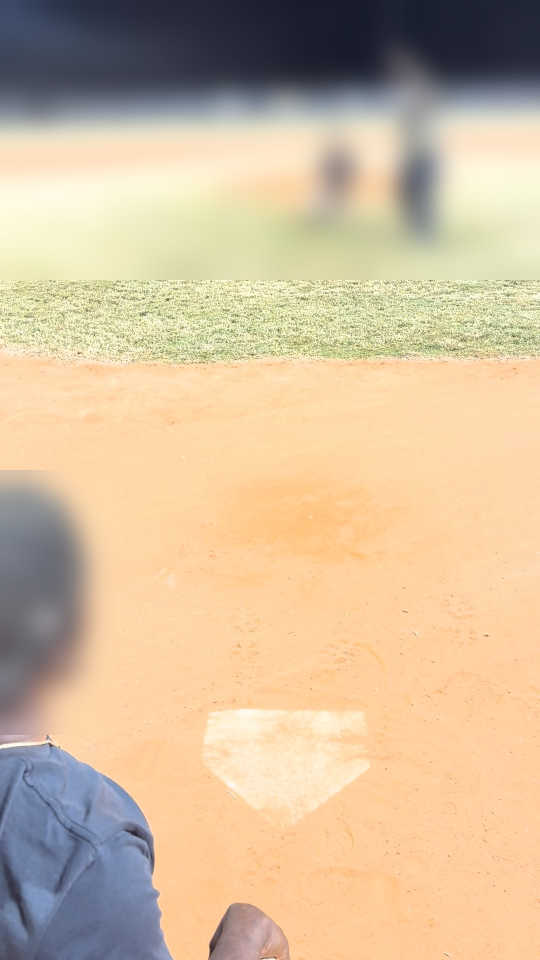
#> input picture tests_py/fixtures/practice/IMG_0749_raw_290.jpg, 1080 x 1920 px (shown at 1/2 size)
$ python -i plate.py   (imports and definitions only)
#> lines starting #> are read from the running program, lines starting #| are printed output that depends on the picture; after the words box and inside, x2 and y2 are one past the last pixel; in counts of white or black regions, pixels touching at a corner belong together
#> further down, picture is the input picture: shape (1920, 1080, 3); mean B, G, R 157.4, 187.6, 210.7
"""Optional home-plate detection from its outline, for frames where it is visible.

The plate is found by RELATIVE contrast: pixels clearly brighter and less colorful
than the surrounding dirt (CIE Lab, against a large local median). Absolute
"white" thresholds fail on real fields: a dirty plate under lights, and HDR video,
can make plate and dirt overlap in absolute color while the local contrast
remains (measured on iPhone HDR practice footage: plate +13..+32 lightness and
-7..-12 chroma relative to nearby dirt).

Heuristic and NOT validated under game conditions. The catcher hides the plate
for most of a pitch, so this can anchor a pose between pitches but cannot carry
it through one; poses must pass PlateTracker.accept like any other source.
"""
from __future__ import annotations
import cv2
import numpy as np
from .registration import fit_pose
from .zone import PLATE_XZ

WORLD = np.array([[x,0,z] for x,z in PLATE_XZ],dtype=np.float64)
# Tuned on 1920 px frames; every pixel size below scales with the frame.
REFERENCE_PX = 1920


def _odd(n:float) -> int:
    n=max(3,int(round(n)))
    return n if n%2 else n+1


def plate_mask(frame,*,min_score=16.0,max_extra_chroma=3.0,ref_px=None):
    """Mask of pixels that are lighter and less colorful than their local background.

    score = (lightness - background) - (chroma - background), in 8-bit Lab units,
    must exceed ``min_score``; chroma may not exceed the background's by more than
    ``max_extra_chroma``. A combined score (rather than requiring LOWER chroma)
    keeps a white plate detectable on neutral gray mats or turf, where there is no
    chroma contrast, while bright-but-dirt-colored patches still score low.

    ``ref_px`` is the long side of the full frame; pass it when ``frame`` is a
    crop so the neighborhood sizes match the original image.
    """
#> called with min_score = 16, max_extra_chroma = 3
    h,w=frame.shape[:2]
#> h = 1920; w = 1080
    k=(ref_px or max(h,w))/REFERENCE_PX
#> k = 1
    lab=cv2.cvtColor(frame,cv2.COLOR_BGR2LAB)
#> lab: shape (1920, 1080, 3); mean of channels 0, 1, 2 195.8, 132.2, 145.7
    L=lab[...,0]
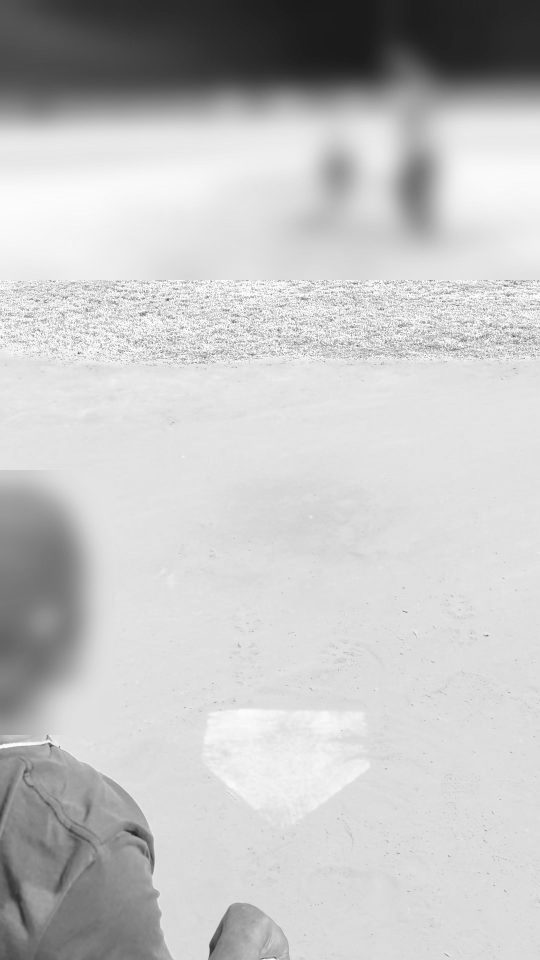
#> L: shape (1920, 1080) (shown at 1/2 size); min 25, max 255, mean 195.8
    chroma=np.clip(np.hypot(lab[...,1].astype(np.float32)-128,lab[...,2].astype(np.float32)-128),0,255).astype(np.uint8)
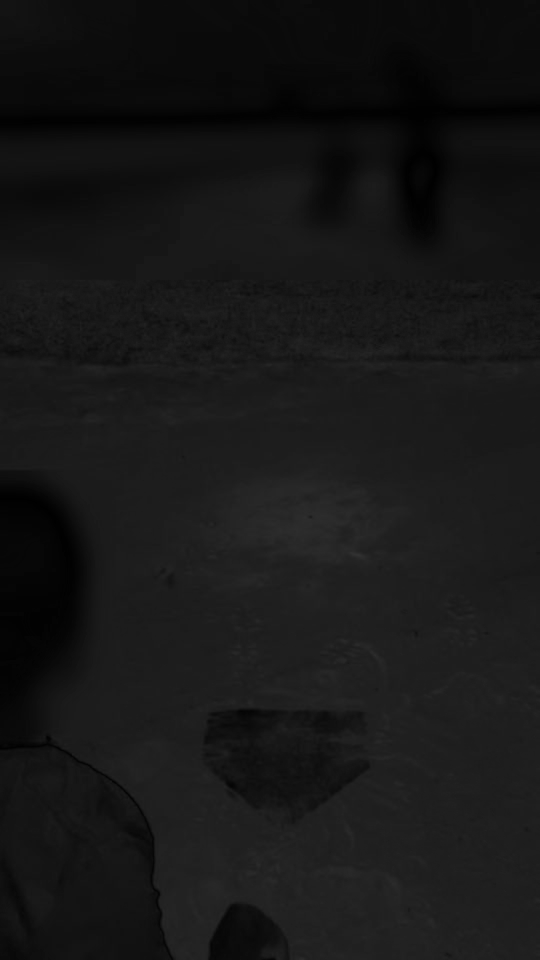
#> chroma: shape (1920, 1080) (shown at 1/2 size); min 0, max 50, mean 23.1
    # Background: median over a neighborhood several plate-widths across,
    # computed at quarter resolution for speed.
    small=(max(1,w//4),max(1,h//4))
#> small = (270, 480)
    kernel=_odd(101*k)
#> kernel = 101
    def background(channel):
        b=cv2.medianBlur(cv2.resize(channel,small,interpolation=cv2.INTER_AREA),kernel)
        return cv2.resize(b,(w,h),interpolation=cv2.INTER_LINEAR).astype(np.float32)
    dL=L.astype(np.float32)-background(L)
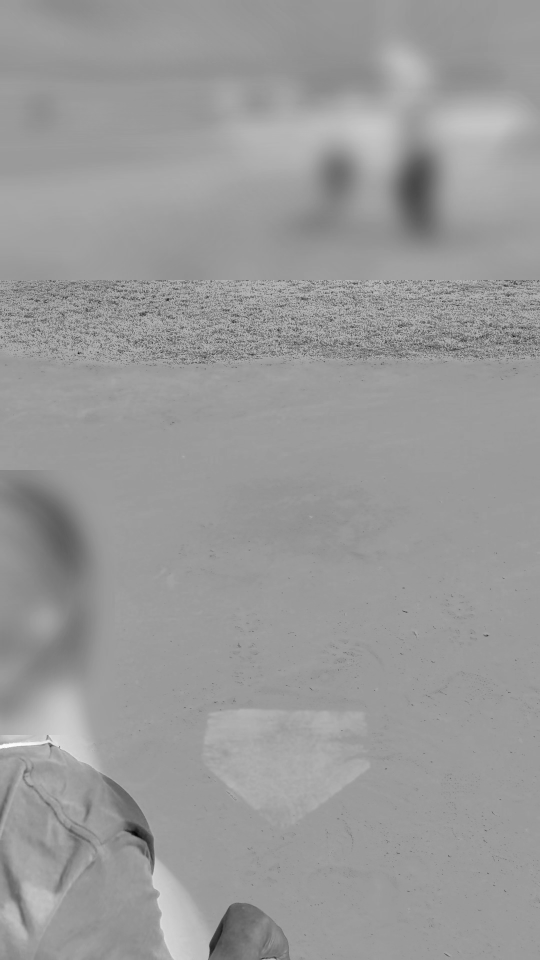
#> dL: shape (1920, 1080) float32 (shown at 1/2 size); min -178, max 115, mean -0.9; drawn with min black and max white
    dC=chroma.astype(np.float32)-background(chroma)
#> in background (call 2), `b=cv2.medianBlur(cv2.resize(channel,small,interpolation=cv2.INTER_AREA..`:
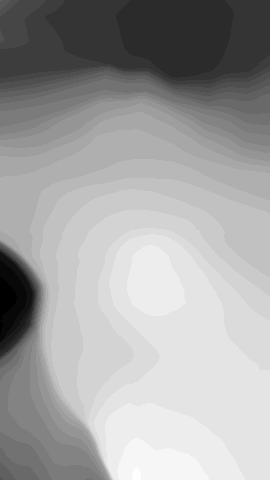
#> b: shape (480, 270); min 5, max 34, mean 23.5; drawn with min black and max white
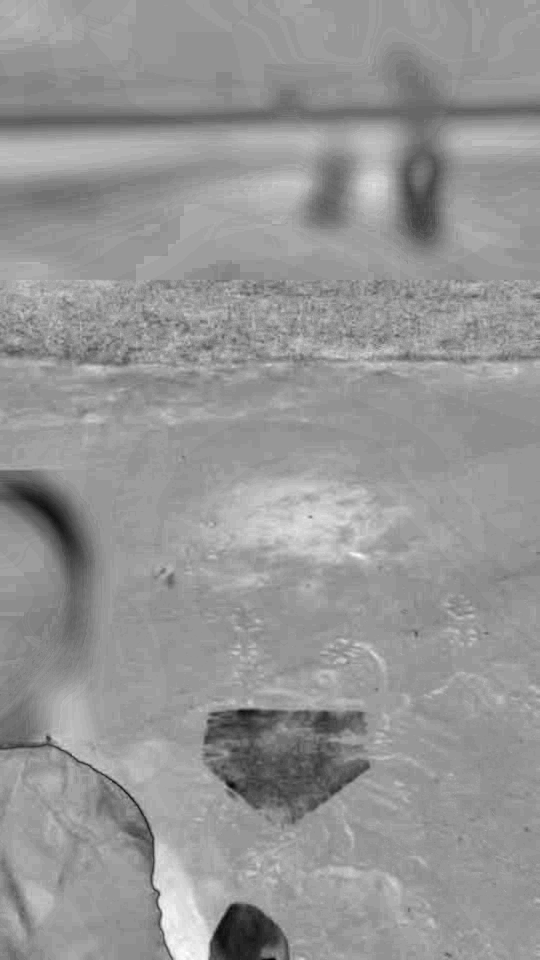
#> dC: shape (1920, 1080) float32 (shown at 1/2 size); min -28, max 19, mean -0.398; drawn with min black and max white
    mask=(((dL-dC)>min_score)&(dC<max_extra_chroma)).astype(np.uint8)*255
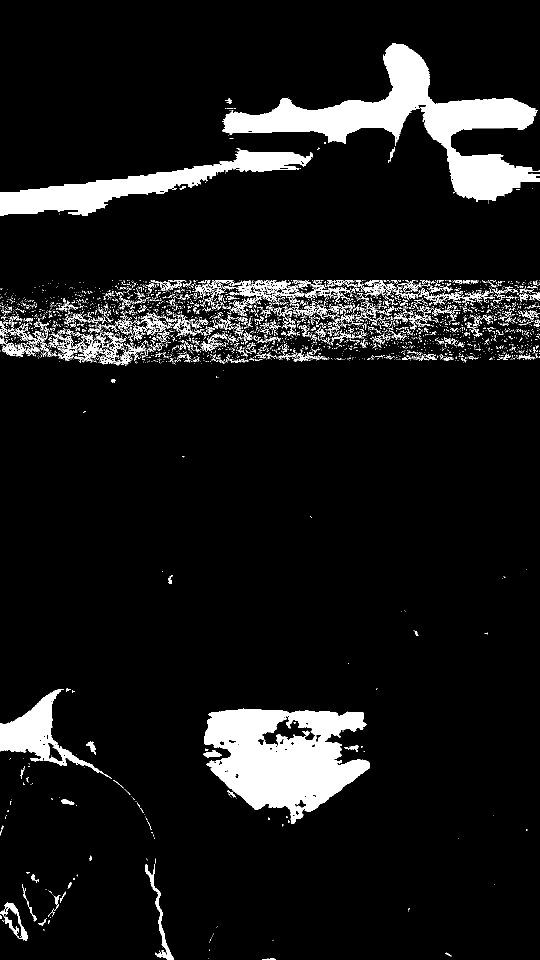
#> mask: shape (1920, 1080) (shown at 1/2 size); 8.8% white; 4010 white regions (3575 under 20 px), largest, box (x1, y1, x2, y2) and area: (444, 86, 1080, 401) 53298, (408, 1417, 740, 1648) 46602, (0, 296, 625, 432) 23997
    mask=cv2.morphologyEx(mask,cv2.MORPH_OPEN,np.ones((_odd(5*k),)*2,np.uint8))
#> mask: shape (1920, 1080); 6.5% white; 56 white regions (1 under 20 px), largest, box (x1, y1, x2, y2) and area: (446, 86, 1080, 401) 52453, (408, 1418, 740, 1648) 45862, (0, 300, 625, 432) 23348
    # Dirt streaks split a plate into pieces; close gaps a few percent of its width.
    close=cv2.getStructuringElement(cv2.MORPH_ELLIPSE,(_odd(41*k),)*2)
    return cv2.morphologyEx(mask,cv2.MORPH_CLOSE,close)
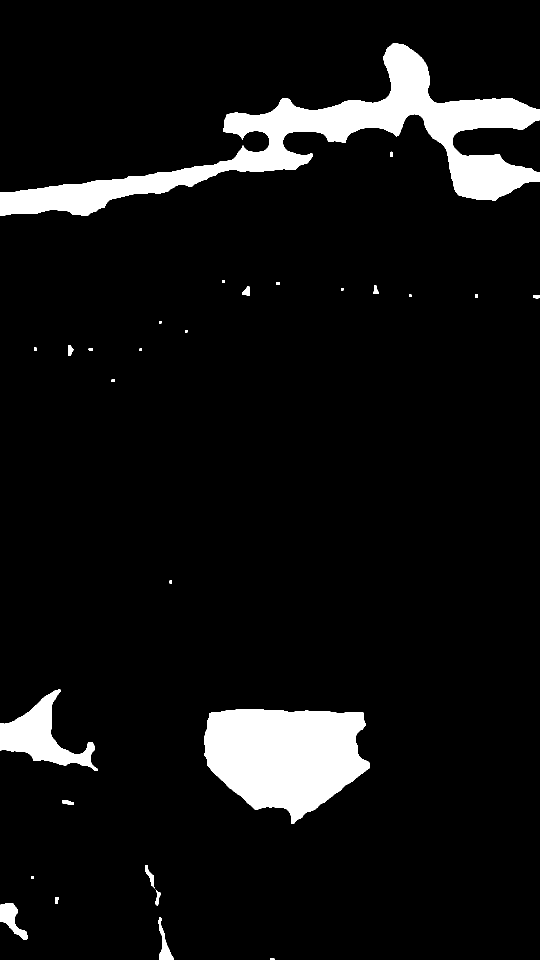
#> returned value: shape (1920, 1080) (shown at 1/2 size); 7.3% white; 28 white regions, largest, box (x1, y1, x2, y2) and area: (0, 86, 1080, 432) 81033, (408, 1418, 740, 1648) 54286, (0, 1379, 195, 1542) 11981


# [49 lines left out: functions contour_candidates, order_pentagon, detect_plate, not called in this run]

>>> import cv2
>>> picture = cv2.imread('../tests_py/fixtures/practice/IMG_0749_raw_290.jpg')
>>> result = plate_mask(picture)
